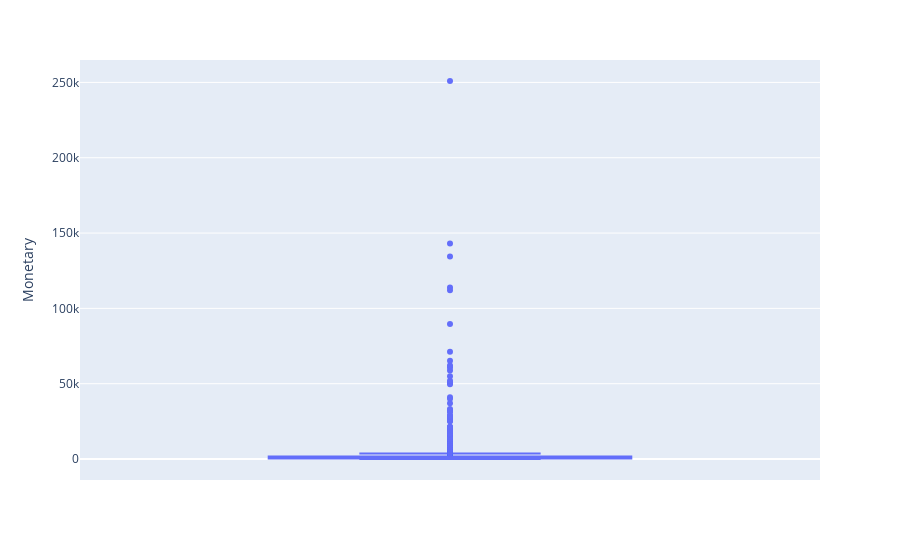

The notebook cell this image was saved under:
### Code cell
px.box(rfm, y='Monetary')

### Figure 1 — Plotly figure (JSON) as saved in the notebook; plotly's stock layout.template omitted (floating-point values rounded to 4 significant figures; data arrays with more than 128 entries replaced by an {"elided": "..."} marker saying what was removed)
{"data": [{"alignmentgroup": "True", "hovertemplate": "Monetary=%{y}<extra></extra>", "legendgroup": "", "marker": {"color": "#636efa"}, "name": "", "notched": false, "offsetgroup": "", "orientation": "v", "showlegend": false, "type": "box", "x0": " ", "xaxis": "x", "y": {"elided": "4321 float values"}, "y0": " ", "yaxis": "y"}], "layout": {"boxmode": "group", "legend": {"tracegroupgap": 0}, "margin": {"t": 60}, "xaxis": {"anchor": "y", "domain": [0, 1]}, "yaxis": {"anchor": "x", "domain": [0, 1], "title": {"text": "Monetary"}}}}
